Frame 1 (no input): blank canvas, image omitted
Frame 60 (no input): blank canvas, image omitted
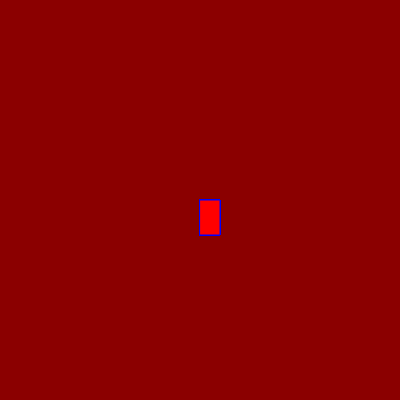
Frame 120 (the mouse pressed at the canvas centre since frame 60)

The p5.js sketch whose frames 1 and 60 were blank and that drew this single picture after the mouse press (run headless with seeded random() and noise() and a simulated clock; from frame 60 on, the mouse is pressed at the canvas centre):

// p5.js sketch
// ── sketch.js
function setup() {
    createCanvas(400, 400);
    background("darkred")
  }
  
  function draw() {
    stroke("blue");
    fill("red");
    
    
    if (mouseIsPressed) {
      rect(mouseX, mouseY, 20, 35);
    }
  }
